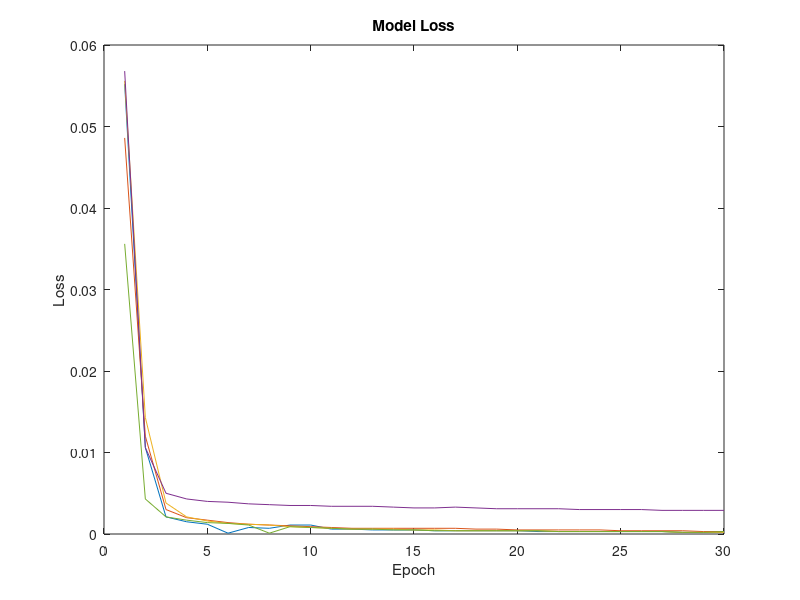

Source code (MATLAB):
[x1] = 1:1:30;
[x2] = 1:1:30;
[x3] = 1:1:30;
[x4] = 1:1:30;
[x5] = 1:1:30;
[y1] = [0.0552,0.0106,0.0021,0.0015,0.0012,0.0001,0.0008,0.0007,0.0011,0.0011,0.0006,0.0006,0.0005,0.0005,0.0005,0.0004,0.0004,0.0004,0.0004,0.0004,0.0003,0.0003,0.0003,0.0003,0.0003,0.0003,0.0003,0.0002,0.0002,0.0002];
[y2] = [0.0486,0.0120,0.0030,0.0020,0.0017,0.0014,0.0012,0.0011,0.0010,0.0009,0.0008,0.0007,0.0007,0.0007,0.0007,0.0007,0.0007,0.0006,0.0006,0.0005,0.0005,0.0005,0.0005,0.0005,0.0004,0.0004,0.0004,0.0004,0.0003,0.0003];
[y3] = [0.0556,0.0143,0.0038,0.0021,0.0016,0.0013,0.0012,0.0011,0.0009,0.0008,0.0007,0.0006,0.0006,0.0006,0.0005,0.0005,0.0004,0.0004,0.0004,0.0004,0.0004,0.0003,0.0003,0.0003,0.0003,0.0003,0.0003,0.0002,0.0002,0.0002];
[y4] = [0.0568,0.0106,0.0050,0.0043,0.0040,0.0039,0.0037,0.0036,0.0035,0.0035,0.0034,0.0034,0.0034,0.0033,0.0032,0.0032,0.0033,0.0032,0.0031,0.0031,0.0031,0.0031,0.0030,0.0030,0.0030,0.0030,0.0029,0.0029,0.0029,0.0029];
[y5] = [0.0356,0.0043,0.0021,0.0017,0.0014,0.0013,0.0011,0.0001,0.0009,0.0008,0.0007,0.0006,0.0006,0.0005,0.0005,0.0004,0.0004,0.0004,0.0004,0.0004,0.0004,0.0003,0.0003,0.0003,0.0003,0.0003,0.0003,0.0002,0.0002,0.0003];
plot(x1,y1,x2,y2,x3,y3,x4,y4,x5,y5);
xlabel('Epoch');
ylabel('Loss');
title('Model Loss');